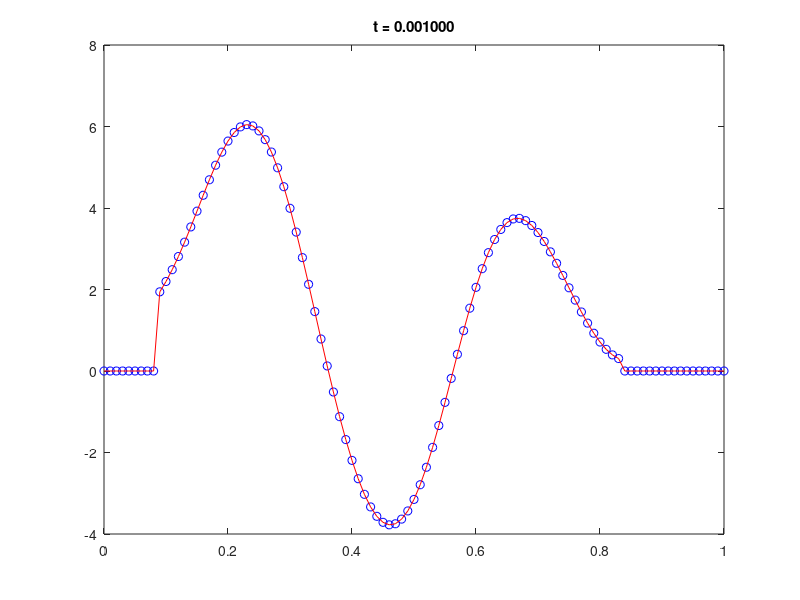
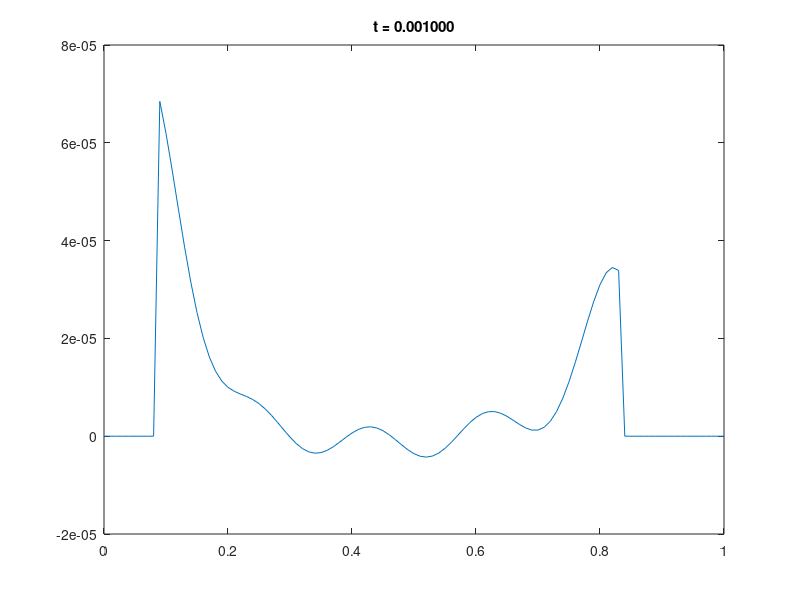

These charts were generated, in order, by the following MATLAB code:
%%%%%%%%%%%%%%%%%%%%%%%%%%%%%%%%%%%%%%%%%%%%%%%%%%%%%%%%%%%%%%%%%%%%%%%%%%%%%
%
% This MATLAB script computes the solutions of the 1d heat equation 
%
%   T_t = kappa T_xx + f
%
% on the domain x_lo < x < x_hi with a Dirichlet boundary condition imposed 
% at both boundaries where 0 < x_lo, x_hi < 1.  The computational domain is 
% taken to be 0 < x < 1 and the mathematical boundaries of the domain are 
% treated as irregular grid points.  The numerical solution is computed on 
% a node-centered grid using forward Euler time integration with a 
% second-order central difference approximation to the Laplacian.  A 
% higher-order correction for the source term is used.  The optimal time 
% step is dt = dx^2/kappa/6.
%  
% The Dirichlet boundary conditions are provided by the exact analytical
% solution to the problem on the domain 0 < x < 1.  The value of T
% in the ghostcells may be set to constant, linear, quadratic, or cubic 
% via the variable bc_polynomial_interpolant_order.
%
% There are user-specified two choices for the source term f:
%
% (1) f = 0
% (2) f = kappa*(50*sin(3/2*pi*x) - 70*sin(15/2*pi*x) + 100*sin(21/2*pi*x))
%  
% Kevin T. Chu
% 2007 September
% 
%%%%%%%%%%%%%%%%%%%%%%%%%%%%%%%%%%%%%%%%%%%%%%%%%%%%%%%%%%%%%%%%%%%%%%%%%%%%%

clear 
format long
format compact

% Set timing_run to 1 to disable error calculation and plotting
% during time integration loop.
timing_run = 0;

% source term
source_term_type = 2;

% order of polynomial interpolant for imposing boundary condition 
bc_polynomial_interpolant_order = 3;

% physical parameters
kappa = 2.0;  % thermal conductivity

% time integration parameters
t_init  = 0.0;
t_final = 0.001;

% number of grid cells to use to discretize the full computational 0 < x < 1
% NOTE: number of grid points is N = (N_cell+1)
N_cell = 50;
N_cell = 200;
N_cell = 100;

% boundary points
x_lo = 1/12;
x_hi = 5/6;

% construct grid
N = N_cell+1;
dx = 1/N_cell;
x = 0:dx:1;  x = x';   

% set dt
dt = dx^2/6/kappa;

% compute indices of 
% (1) interior and exterior grid points
% (2) ghostcells
x_bdry = [x_lo; x_hi];
idx_inside  = find(x > x_lo & x < x_hi);
idx_outside = find(x <= x_lo | x >= x_hi);
idx_ghostcells = find( (abs(x-x_lo) < dx & x < x_lo) ...
                     | (abs(x-x_hi) < dx & x > x_hi) );

% precompute several quantities required for extrapolation of boundary
% data to ghostcells:
% (1) indices of interior neighbor points used for extrapolation,
% (2) coefficients for extrapolation
% (3) coefficients for extrapolation
extrap_tol = dx^2;
if (bc_polynomial_interpolant_order == 0)
  idx_bc_interp_pts   = [];
  coefs_bc_interp_pts = [];
  coefs_bc_bdry_pts   = ones(2,1);
elseif (bc_polynomial_interpolant_order == 1)

  idx_bc_interp_pts   = zeros(2,1);
  coefs_bc_interp_pts = zeros(2,1);
  coefs_bc_bdry_pts   = zeros(2,1);

  % x = x_lo
  x_b = x_bdry(1);
  x_g = x(idx_ghostcells(1));
  idx_bc_interp_pts(1) = idx_ghostcells(1)+1;
  x_1 = x(idx_bc_interp_pts(1));
  if ( x_1 - x_b < extrap_tol)
    idx_bc_interp_pts(1) = idx_ghostcells(1)+2;
    x_1 = x(idx_bc_interp_pts(1));
  end
  coefs_bc_bdry_pts(1)   = (x_g-x_1)/(x_b-x_1);
  coefs_bc_interp_pts(1) = (x_g-x_b)/(x_1-x_b);

  % x = x_hi
  x_b = x_bdry(2);
  x_g = x(idx_ghostcells(2));
  idx_bc_interp_pts(2) = idx_ghostcells(2)-1;
  x_1 = x(idx_bc_interp_pts(2));
  if (x_b - x_1 < extrap_tol)
    idx_bc_interp_pts(2) = idx_ghostcells(2)-2;
    x_1 = x(idx_bc_interp_pts(2));
  end
  coefs_bc_bdry_pts(2)   = (x_g-x_1)/(x_b-x_1);
  coefs_bc_interp_pts(2) = (x_g-x_b)/(x_1-x_b);

elseif (bc_polynomial_interpolant_order == 2)

  idx_bc_interp_pts   = zeros(2,2);
  coefs_bc_interp_pts = zeros(2,2);
  coefs_bc_bdry_pts   = zeros(2,1);

  % x = x_lo
  x_b = x_bdry(1);
  x_g = x(idx_ghostcells(1));
  idx_bc_interp_pts(1,1) = idx_ghostcells(1)+1;
  idx_bc_interp_pts(1,2) = idx_ghostcells(1)+2;
  x_1 = x(idx_bc_interp_pts(1,1));
  x_2 = x(idx_bc_interp_pts(1,2));
  if (x_1 - x_b < extrap_tol)
    idx_bc_interp_pts(1,1) = idx_ghostcells(1)+2;
    idx_bc_interp_pts(1,2) = idx_ghostcells(1)+3;
    x_1 = x(idx_bc_interp_pts(1,1));
    x_2 = x(idx_bc_interp_pts(1,2));
  end
  coefs_bc_bdry_pts(1)     = (x_g-x_1)*(x_g-x_2)/(x_b-x_1)/(x_b-x_2);
  coefs_bc_interp_pts(1,1) = (x_g-x_b)*(x_g-x_2)/(x_1-x_b)/(x_1-x_2);
  coefs_bc_interp_pts(1,2) = (x_g-x_b)*(x_g-x_1)/(x_2-x_b)/(x_2-x_1);

  % x = x_hi
  x_b = x_bdry(2);
  x_g = x(idx_ghostcells(2));
  idx_bc_interp_pts(2,1) = idx_ghostcells(2)-1;
  idx_bc_interp_pts(2,2) = idx_ghostcells(2)-2;
  x_1 = x(idx_bc_interp_pts(2,1));
  x_2 = x(idx_bc_interp_pts(2,1));
  if (x_b - x_1 < extrap_tol)
    idx_bc_interp_pts(2,1) = idx_ghostcells(2)-2;
    idx_bc_interp_pts(2,2) = idx_ghostcells(2)-3;
    x_1 = x(idx_bc_interp_pts(2,1));
    x_2 = x(idx_bc_interp_pts(2,2));
  end
  coefs_bc_bdry_pts(2)     = (x_g-x_1)*(x_g-x_2)/(x_b-x_1)/(x_b-x_2);
  coefs_bc_interp_pts(2,1) = (x_g-x_b)*(x_g-x_2)/(x_1-x_b)/(x_1-x_2);
  coefs_bc_interp_pts(2,2) = (x_g-x_b)*(x_g-x_1)/(x_2-x_b)/(x_2-x_1);

elseif (bc_polynomial_interpolant_order == 3)

  idx_bc_interp_pts   = zeros(2,3);
  coefs_bc_interp_pts = zeros(2,3);
  coefs_bc_bdry_pts   = zeros(2,1);

  % x = x_lo
  x_b = x_bdry(1);
  x_g = x(idx_ghostcells(1));
  idx_bc_interp_pts(1,1) = idx_ghostcells(1)+1;
  idx_bc_interp_pts(1,2) = idx_ghostcells(1)+2;
  idx_bc_interp_pts(1,3) = idx_ghostcells(1)+3;
  x_1 = x(idx_bc_interp_pts(1,1));
  x_2 = x(idx_bc_interp_pts(1,2));
  x_3 = x(idx_bc_interp_pts(1,3));
  if (x_1 - x_b < extrap_tol)
    idx_bc_interp_pts(1,1) = idx_ghostcells(1)+2;
    idx_bc_interp_pts(1,2) = idx_ghostcells(1)+3;
    idx_bc_interp_pts(1,3) = idx_ghostcells(1)+4
    x_1 = x(idx_bc_interp_pts(1,1));
    x_2 = x(idx_bc_interp_pts(1,2));
    x_3 = x(idx_bc_interp_pts(1,3));
  end
  coefs_bc_bdry_pts(1)     = (x_g-x_1)*(x_g-x_2)*(x_g-x_3)...
                           / (x_b-x_1)/(x_b-x_2)/(x_b-x_3);
  coefs_bc_interp_pts(1,1) = (x_g-x_b)*(x_g-x_2)*(x_g-x_3)...
                           / (x_1-x_b)/(x_1-x_2)/(x_1-x_3);
  coefs_bc_interp_pts(1,2) = (x_g-x_b)*(x_g-x_1)*(x_g-x_3)...
                           / (x_2-x_b)/(x_2-x_1)/(x_2-x_3);
  coefs_bc_interp_pts(1,3) = (x_g-x_b)*(x_g-x_1)*(x_g-x_2)...
                           / (x_3-x_b)/(x_3-x_1)/(x_3-x_2);

  % x = x_hi
  x_b = x_bdry(2);
  x_g = x(idx_ghostcells(2));
  idx_bc_interp_pts(2,1) = idx_ghostcells(2)-1;
  idx_bc_interp_pts(2,2) = idx_ghostcells(2)-2;
  idx_bc_interp_pts(2,3) = idx_ghostcells(2)-3;
  x_1 = x(idx_bc_interp_pts(2,1));
  x_2 = x(idx_bc_interp_pts(2,2));
  x_3 = x(idx_bc_interp_pts(2,3));
  if (x_b - x_1 < extrap_tol)
    idx_bc_interp_pts(2,1) = idx_ghostcells(2)-2;
    idx_bc_interp_pts(2,2) = idx_ghostcells(2)-3;
    idx_bc_interp_pts(2,3) = idx_ghostcells(2)-4;
    x_1 = x(idx_bc_interp_pts(2,1));
    x_2 = x(idx_bc_interp_pts(2,2));
    x_3 = x(idx_bc_interp_pts(2,3));
  end
  coefs_bc_bdry_pts(2)     = (x_g-x_1)*(x_g-x_2)*(x_g-x_3)...
                           / (x_b-x_1)/(x_b-x_2)/(x_b-x_3);
  coefs_bc_interp_pts(2,1) = (x_g-x_b)*(x_g-x_2)*(x_g-x_3)...
                           / (x_1-x_b)/(x_1-x_2)/(x_1-x_3);
  coefs_bc_interp_pts(2,2) = (x_g-x_b)*(x_g-x_1)*(x_g-x_3)...
                           / (x_2-x_b)/(x_2-x_1)/(x_2-x_3);
  coefs_bc_interp_pts(2,3) = (x_g-x_b)*(x_g-x_1)*(x_g-x_2)...
                           / (x_3-x_b)/(x_3-x_1)/(x_3-x_2);

else
  error('Invalid order for polynomial interpolant.');
end

% construct Laplacian operator (with boundary conditions) 
L = (diag(ones(N-1,1),1) - 2*diag(ones(N,1),0) + diag(ones(N-1,1),-1))/dx/dx;
L(idx_outside,:) = 0; % discard part of Laplacian for exterior points

% initialize temperature
T = 1.0 + 0.5*x + 2*sin(5/2*pi*x) - 4*sin(11/2*pi*x) + 3*sin(7/2*pi*x);
T(idx_outside) = 0;

% compute source terms
if (source_term_type == 1)
  f = 0;
elseif (source_term_type == 2)
  f = kappa*(50*sin(3/2*pi*x) - 70*sin(15/2*pi*x) + 100*sin(21/2*pi*x));
else
  error('Invalid source term type.');
end

% forward Euler time integration
t = t_init;
while (t < t_final)

  if (timing_run ~= 1)

    % compute exact solution and err
    if (source_term_type == 1)
      T_exact = 1.0 + 0.5*x ...
              + 2*sin(5/2*pi*x)*exp(-25/4*pi^2*kappa*t) ...
              - 4*sin(11/2*pi*x)*exp(-121/4*pi^2*kappa*t) ...
              + 3*sin(7/2*pi*x)*exp(-49/4*pi^2*kappa*t);
    elseif (source_term_type == 2)
      T_exact = 1.0 + 0.5*x ...
              + 2*sin(5/2*pi*x)*exp(-25/4*pi^2*kappa*t) ...
              - 4*sin(11/2*pi*x)*exp(-121/4*pi^2*kappa*t) ...
              + 3*sin(7/2*pi*x)*exp(-49/4*pi^2*kappa*t) ...
              + 50*4/9/pi^2*sin(3/2*pi*x) ...
               *(1-exp(-9/4*pi^2*kappa*t)) ...
              - 70*4/225/pi^2*sin(15/2*pi*x) ...
               *(1-exp(-225/4*pi^2*kappa*t)) ...
              + 100*4/21^2/pi^2*sin(21/2*pi*x) ...
               *(1-exp(-21^2/4*pi^2*kappa*t));
    else
      error('Invalid source term type.');
    end
    err = T-T_exact;
    err(idx_outside) = 0;
    err_L_inf = norm(err,'inf')
    err_L2    = norm(err,2)*dx

    % plot current solution
    figure(1); clf;
    plot(x,T,'bo');
    hold on;
    T_exact_plot = T_exact;  T_exact_plot(idx_outside) = 0; 
    plot(x,T_exact_plot,'r');
    title_string = sprintf('t = %f',t);
    title(title_string);

    % plot current error
    figure(2); clf;
    plot(x,err);
    title_string = sprintf('t = %f',t);
    title(title_string);
    drawnow

  end

  % adjust dt so we don't overstep t_final
  if (t+dt > t_final)
    dt = t_final - t; 
  end

  % impose boundary conditions
  if (source_term_type == 1)
    T_bdry = 1.0 + 0.5*x_bdry ...
           + 2*sin(5/2*pi*x_bdry)*exp(-25/4*pi^2*kappa*t) ...
             - 4*sin(11/2*pi*x_bdry)*exp(-121/4*pi^2*kappa*t) ...
           + 3*sin(7/2*pi*x_bdry)*exp(-49/4*pi^2*kappa*t);
  elseif (source_term_type == 2)
    T_bdry = 1.0 + 0.5*x_bdry ...
           + 2*sin(5/2*pi*x_bdry)*exp(-25/4*pi^2*kappa*t) ...
           - 4*sin(11/2*pi*x_bdry)*exp(-121/4*pi^2*kappa*t) ...
           + 3*sin(7/2*pi*x_bdry)*exp(-49/4*pi^2*kappa*t) ...
           + 50*4/9/pi^2*sin(3/2*pi*x_bdry) ...
            *(1-exp(-9/4*pi^2*kappa*t)) ...
           - 70*4/225/pi^2*sin(15/2*pi*x_bdry) ...
            *(1-exp(-225/4*pi^2*kappa*t)) ...
           + 100*4/21^2/pi^2*sin(21/2*pi*x_bdry) ...
            *(1-exp(-21^2/4*pi^2*kappa*t));
  else
    error('Invalid source term type.');
  end

  if (bc_polynomial_interpolant_order == 0)
 
    T(idx_ghostcells) = coefs_bc_bdry_pts.*T_bdry;
 
  elseif (bc_polynomial_interpolant_order == 1)
 
    T(idx_ghostcells) = coefs_bc_bdry_pts.*T_bdry ...
                      + coefs_bc_interp_pts.*T(idx_bc_interp_pts);

  elseif (bc_polynomial_interpolant_order == 2)

    T(idx_ghostcells) = coefs_bc_bdry_pts.*T_bdry ...
                      + coefs_bc_interp_pts(:,1).*T(idx_bc_interp_pts(:,1)) ...
                      + coefs_bc_interp_pts(:,2).*T(idx_bc_interp_pts(:,2));

  elseif (bc_polynomial_interpolant_order == 3)

    T(idx_ghostcells) = coefs_bc_bdry_pts.*T_bdry ...
                      + coefs_bc_interp_pts(:,1).*T(idx_bc_interp_pts(:,1)) ...
                      + coefs_bc_interp_pts(:,2).*T(idx_bc_interp_pts(:,2)) ...
                      + coefs_bc_interp_pts(:,3).*T(idx_bc_interp_pts(:,3));

  else
 
    error('Invalid order for polynomial interpolant.');

  end

  % update solution
  if (source_term_type == 1)
    T = T + dt*kappa*(L*T);
  elseif (source_term_type == 2)
    T = T + dt*kappa*(L*T) + dt*f + 0.5*kappa*dt^2*L*f; 
  else
    error('Invalid source term type.');
  end
  T(idx_outside) = 0;

  % update time
  t = t + dt;

end

% compute exact solution and err
if (source_term_type == 1)
  T_exact = 1.0 + 0.5*x ...
          + 2*sin(5/2*pi*x)*exp(-25/4*pi^2*kappa*t) ...
          - 4*sin(11/2*pi*x)*exp(-121/4*pi^2*kappa*t) ...
          + 3*sin(7/2*pi*x)*exp(-49/4*pi^2*kappa*t);
elseif (source_term_type == 2)
  T_exact = 1.0 + 0.5*x ...
          + 2*sin(5/2*pi*x)*exp(-25/4*pi^2*kappa*t) ...
          - 4*sin(11/2*pi*x)*exp(-121/4*pi^2*kappa*t) ...
          + 3*sin(7/2*pi*x)*exp(-49/4*pi^2*kappa*t) ...
          + 50*4/9/pi^2*sin(3/2*pi*x)*(1-exp(-9/4*pi^2*kappa*t)) ...
          - 70*4/225/pi^2*sin(15/2*pi*x)*(1-exp(-225/4*pi^2*kappa*t)) ...
          + 100*4/21^2/pi^2*sin(21/2*pi*x)*(1-exp(-21^2/4*pi^2*kappa*t));
else
  error('Invalid source term type.');
end
T_exact(idx_outside) = 0;
err = T-T_exact;
err_L_inf = norm(err,'inf')
err_L2    = norm(err,2)*dx

% plot final result
figure(1); clf;
plot(x,T,'bo')
hold on;
plot(x,T_exact,'r')
title_string = sprintf('t = %f',t);
title(title_string);

% plot error
figure(2); clf;
plot(x,err);
title_string = sprintf('t = %f',t);
title(title_string);
